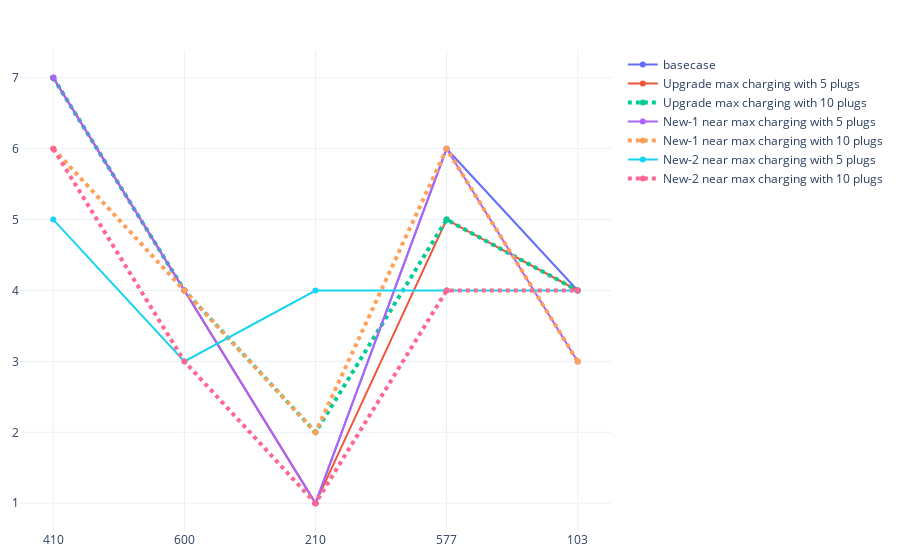

This figure's notebook cell:
### Code cell
# EVs stranded
fig = go.Figure()
fig.add_trace(go.Scatter(x=seeds, y=count_stats[(500 <= count_stats['analysis_id']) & (count_stats['analysis_id']<= 504)].sort_values('analysis_id')['str_count'],
                    mode='lines+markers',
                    name='basecase'))
fig.add_trace(go.Scatter(x=seeds, y=count_stats[(536 <= count_stats['analysis_id']) & (count_stats['analysis_id']<= 540)].sort_values('analysis_id')['str_count'],
                    mode='lines+markers',
                    name='Upgrade max charging with 5 plugs'))
fig.add_trace(go.Scatter(x=seeds, y=count_stats[(541 <= count_stats['analysis_id']) & (count_stats['analysis_id']<= 545)].sort_values('analysis_id')['str_count'],
                    mode='lines+markers',
                    name='Upgrade max charging with 10 plugs', line=dict(width=4, dash='dot')))
fig.add_trace(go.Scatter(x=seeds, y=count_stats[(546 <= count_stats['analysis_id']) & (count_stats['analysis_id']<= 550)].sort_values('analysis_id')['str_count'],
                    mode='lines+markers',
                    name='New-1 near max charging with 5 plugs'))
fig.add_trace(go.Scatter(x=seeds, y=count_stats[(551 <= count_stats['analysis_id']) & (count_stats['analysis_id']<= 555)].sort_values('analysis_id')['str_count'],
                    mode='lines+markers',
                    name='New-1 near max charging with 10 plugs', line=dict(width=4, dash='dot')))
fig.add_trace(go.Scatter(x=seeds, y=count_stats[(556 <= count_stats['analysis_id']) & (count_stats['analysis_id']<= 560)].sort_values('analysis_id')['str_count'],
                    mode='lines+markers',
                    name='New-2 near max charging with 5 plugs'))
fig.add_trace(go.Scatter(x=seeds, y=count_stats[(561 <= count_stats['analysis_id']) & (count_stats['analysis_id']<= 565)].sort_values('analysis_id')['str_count'],
                    mode='lines+markers',
                    name='New-2 near max charging with 10 plugs', line=dict(width=4, dash='dot')))
fig.update_xaxes(type='category')
fig.update_layout(margin=dict(l=20, r=20, t=50, b=20), uniformtext_minsize=8, uniformtext_mode='hide', template='plotly_white')
fig.show()

### Figure 1 — Plotly figure (JSON) as saved in the notebook; plotly's stock layout.template omitted (floating-point values rounded to 4 significant figures)
{"data": [{"mode": "lines+markers", "name": "basecase", "type": "scatter", "x": ["410", "600", "210", "577", "103"], "y": [7, 4, 1, 6, 4]}, {"mode": "lines+markers", "name": "Upgrade max charging with 5 plugs", "type": "scatter", "visible": true, "x": ["410", "600", "210", "577", "103"], "y": [7, 4, 1, 5, 4]}, {"line": {"dash": "dot", "width": 4}, "mode": "lines+markers", "name": "Upgrade max charging with 10 plugs", "type": "scatter", "visible": true, "x": ["410", "600", "210", "577", "103"], "y": [7, 4, 2, 5, 4]}, {"mode": "lines+markers", "name": "New-1 near max charging with 5 plugs", "type": "scatter", "visible": true, "x": ["410", "600", "210", "577", "103"], "y": [7, 4, 1, 6, 3]}, {"line": {"dash": "dot", "width": 4}, "mode": "lines+markers", "name": "New-1 near max charging with 10 plugs", "type": "scatter", "visible": true, "x": ["410", "600", "210", "577", "103"], "y": [6, 4, 2, 6, 3]}, {"mode": "lines+markers", "name": "New-2 near max charging with 5 plugs", "type": "scatter", "x": ["410", "600", "210", "577", "103"], "y": [5, 3, 4, 4, 4]}, {"line": {"dash": "dot", "width": 4}, "mode": "lines+markers", "name": "New-2 near max charging with 10 plugs", "type": "scatter", "x": ["410", "600", "210", "577", "103"], "y": [6, 3, 1, 4, 4]}], "layout": {"autosize": true, "margin": {"b": 20, "l": 20, "r": 20, "t": 50}, "uniformtext": {"minsize": 8, "mode": "hide"}, "xaxis": {"autorange": true, "range": [-0.2407, 4.241], "type": "category"}, "yaxis": {"autorange": true, "range": [0.5901, 7.41], "type": "linear"}}}
